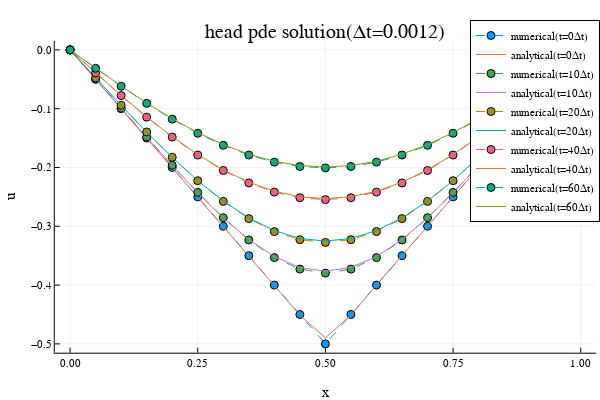

Here is the notebook cell this chart was saved with:
### Code cell
Δt = 0.0012
heat_pde_plots(x,t₁₂,U₁₂;Δt=Δt)
title!("head pde solution(Δt=$Δt)")

### Figure 1 — Plotly figure (JSON) as saved in the notebook; plotly's stock layout.template omitted (floating-point values rounded to 4 significant figures)
{"data": [{"colorbar": {"len": 0.8657, "title": {"text": ""}, "x": 0.9934, "y": 0.5087}, "legendgroup": "numerical(t=0Δt)", "line": {"color": "rgba(0, 154, 250, 1.000)", "dash": "dash", "shape": "linear", "width": 1}, "marker": {"color": "rgba(0, 154, 250, 1.000)", "line": {"color": "rgba(0, 0, 0, 1)", "width": 1}, "size": 8, "symbol": "circle"}, "mode": "lines+markers", "name": "numerical(t=0Δt)", "showlegend": true, "type": "scatter", "x": [0, 0.05, 0.1, 0.15, 0.2, 0.25, 0.3, 0.35, 0.4, 0.45, 0.5, 0.55, 0.6, 0.65, 0.7, 0.75, 0.8, 0.85, 0.9, 0.95, 1], "xaxis": "x", "y": [0, -0.05, -0.1, -0.15, -0.2, -0.25, -0.3, -0.35, -0.4, -0.45, -0.5, -0.45, -0.4, -0.35, -0.3, -0.25, -0.2, -0.15, -0.1, -0.05, 0], "yaxis": "y"}, {"colorbar": {"len": 0.8657, "title": {"text": ""}, "x": 0.9934, "y": 0.5087}, "legendgroup": "analytical(t=0Δt)", "line": {"color": "rgba(227, 111, 71, 1.000)", "dash": "solid", "shape": "linear", "width": 1}, "mode": "lines", "name": "analytical(t=0Δt)", "showlegend": true, "type": "scatter", "x": [0, 0.05, 0.1, 0.15, 0.2, 0.25, 0.3, 0.35, 0.4, 0.45, 0.5, 0.55, 0.6, 0.65, 0.7, 0.75, 0.8, 0.85, 0.9, 0.95, 1], "xaxis": "x", "y": [0, -0.05001, -0.09998, -0.15, -0.2, -0.2501, -0.2999, -0.3502, -0.3996, -0.4512, -0.4899, -0.4512, -0.3996, -0.3502, -0.2999, -0.2501, -0.2, -0.15, -0.09998, -0.05001, -1.954e-18], "yaxis": "y"}, {"colorbar": {"len": 0.8657, "title": {"text": ""}, "x": 0.9934, "y": 0.5087}, "legendgroup": "numerical(t=10Δt)", "line": {"color": "rgba(62, 164, 78, 1.000)", "dash": "dash", "shape": "linear", "width": 1}, "marker": {"color": "rgba(62, 164, 78, 1.000)", "line": {"color": "rgba(0, 0, 0, 1)", "width": 1}, "size": 8, "symbol": "circle"}, "mode": "lines+markers", "name": "numerical(t=10Δt)", "showlegend": true, "type": "scatter", "x": [0, 0.05, 0.1, 0.15, 0.2, 0.25, 0.3, 0.35, 0.4, 0.45, 0.5, 0.55, 0.6, 0.65, 0.7, 0.75, 0.8, 0.85, 0.9, 0.95, 1], "xaxis": "x", "y": [0, -0.0497, -0.09919, -0.1482, -0.1962, -0.2424, -0.2854, -0.3232, -0.3533, -0.3728, -0.3796, -0.3728, -0.3533, -0.3232, -0.2854, -0.2424, -0.1962, -0.1482, -0.09919, -0.0497, 0], "yaxis": "y"}, {"colorbar": {"len": 0.8657, "title": {"text": ""}, "x": 0.9934, "y": 0.5087}, "legendgroup": "analytical(t=10Δt)", "line": {"color": "rgba(195, 113, 210, 1.000)", "dash": "solid", "shape": "linear", "width": 1}, "mode": "lines", "name": "analytical(t=10Δt)", "showlegend": true, "type": "scatter", "x": [0, 0.05, 0.1, 0.15, 0.2, 0.25, 0.3, 0.35, 0.4, 0.45, 0.5, 0.55, 0.6, 0.65, 0.7, 0.75, 0.8, 0.85, 0.9, 0.95, 1], "xaxis": "x", "y": [0, -0.04985, -0.09952, -0.1487, -0.1969, -0.243, -0.2856, -0.3226, -0.3515, -0.37, -0.3764, -0.37, -0.3515, -0.3226, -0.2856, -0.243, -0.1969, -0.1487, -0.09952, -0.04985, -3.888e-17], "yaxis": "y"}, {"colorbar": {"len": 0.8657, "title": {"text": ""}, "x": 0.9934, "y": 0.5087}, "legendgroup": "numerical(t=20Δt)", "line": {"color": "rgba(172, 142, 24, 1.000)", "dash": "dash", "shape": "linear", "width": 1}, "marker": {"color": "rgba(172, 142, 24, 1.000)", "line": {"color": "rgba(0, 0, 0, 1)", "width": 1}, "size": 8, "symbol": "circle"}, "mode": "lines+markers", "name": "numerical(t=20Δt)", "showlegend": true, "type": "scatter", "x": [0, 0.05, 0.1, 0.15, 0.2, 0.25, 0.3, 0.35, 0.4, 0.45, 0.5, 0.55, 0.6, 0.65, 0.7, 0.75, 0.8, 0.85, 0.9, 0.95, 1], "xaxis": "x", "y": [0, -0.04746, -0.09426, -0.1397, -0.1828, -0.2225, -0.2577, -0.287, -0.309, -0.3228, -0.3275, -0.3228, -0.309, -0.287, -0.2577, -0.2225, -0.1828, -0.1397, -0.09426, -0.04746, 0], "yaxis": "y"}, {"colorbar": {"len": 0.8657, "title": {"text": ""}, "x": 0.9934, "y": 0.5087}, "legendgroup": "analytical(t=20Δt)", "line": {"color": "rgba(0, 170, 174, 1.000)", "dash": "solid", "shape": "linear", "width": 1}, "mode": "lines", "name": "analytical(t=20Δt)", "showlegend": true, "type": "scatter", "x": [0, 0.05, 0.1, 0.15, 0.2, 0.25, 0.3, 0.35, 0.4, 0.45, 0.5, 0.55, 0.6, 0.65, 0.7, 0.75, 0.8, 0.85, 0.9, 0.95, 1], "xaxis": "x", "y": [0, -0.04763, -0.09455, -0.1399, -0.1829, -0.2223, -0.257, -0.2858, -0.3073, -0.3207, -0.3252, -0.3207, -0.3073, -0.2858, -0.257, -0.2223, -0.1829, -0.1399, -0.09455, -0.04763, -3.723e-17], "yaxis": "y"}, {"colorbar": {"len": 0.8657, "title": {"text": ""}, "x": 0.9934, "y": 0.5087}, "legendgroup": "numerical(t=40Δt)", "line": {"color": "rgba(237, 94, 147, 1.000)", "dash": "dash", "shape": "linear", "width": 1}, "marker": {"color": "rgba(237, 94, 147, 1.000)", "line": {"color": "rgba(0, 0, 0, 1)", "width": 1}, "size": 8, "symbol": "circle"}, "mode": "lines+markers", "name": "numerical(t=40Δt)", "showlegend": true, "type": "scatter", "x": [0, 0.05, 0.1, 0.15, 0.2, 0.25, 0.3, 0.35, 0.4, 0.45, 0.5, 0.55, 0.6, 0.65, 0.7, 0.75, 0.8, 0.85, 0.9, 0.95, 1], "xaxis": "x", "y": [0, -0.03932, -0.07774, -0.1144, -0.1484, -0.1789, -0.2051, -0.2263, -0.2419, -0.2515, -0.2547, -0.2515, -0.2419, -0.2263, -0.2051, -0.1789, -0.1484, -0.1144, -0.07774, -0.03932, 0], "yaxis": "y"}, {"colorbar": {"len": 0.8657, "title": {"text": ""}, "x": 0.9934, "y": 0.5087}, "legendgroup": "analytical(t=40Δt)", "line": {"color": "rgba(198, 130, 37, 1.000)", "dash": "solid", "shape": "linear", "width": 1}, "mode": "lines", "name": "analytical(t=40Δt)", "showlegend": true, "type": "scatter", "x": [0, 0.05, 0.1, 0.15, 0.2, 0.25, 0.3, 0.35, 0.4, 0.45, 0.5, 0.55, 0.6, 0.65, 0.7, 0.75, 0.8, 0.85, 0.9, 0.95, 1], "xaxis": "x", "y": [0, -0.03919, -0.07747, -0.1139, -0.1477, -0.178, -0.204, -0.225, -0.2404, -0.2498, -0.253, -0.2498, -0.2404, -0.225, -0.204, -0.178, -0.1477, -0.1139, -0.07747, -0.03919, -3.067e-17], "yaxis": "y"}, {"colorbar": {"len": 0.8657, "title": {"text": ""}, "x": 0.9934, "y": 0.5087}, "legendgroup": "numerical(t=60Δt)", "line": {"color": "rgba(0, 169, 141, 1.000)", "dash": "dash", "shape": "linear", "width": 1}, "marker": {"color": "rgba(0, 169, 141, 1.000)", "line": {"color": "rgba(0, 0, 0, 1)", "width": 1}, "size": 8, "symbol": "circle"}, "mode": "lines+markers", "name": "numerical(t=60Δt)", "showlegend": true, "type": "scatter", "x": [0, 0.05, 0.1, 0.15, 0.2, 0.25, 0.3, 0.35, 0.4, 0.45, 0.5, 0.55, 0.6, 0.65, 0.7, 0.75, 0.8, 0.85, 0.9, 0.95, 1], "xaxis": "x", "y": [0, -0.03134, -0.06192, -0.09099, -0.1178, -0.1418, -0.1623, -0.1788, -0.1909, -0.1983, -0.2008, -0.1983, -0.1909, -0.1788, -0.1623, -0.1418, -0.1178, -0.09099, -0.06192, -0.03134, 0], "yaxis": "y"}, {"colorbar": {"len": 0.8657, "title": {"text": ""}, "x": 0.9934, "y": 0.5087}, "legendgroup": "analytical(t=60Δt)", "line": {"color": "rgba(142, 151, 30, 1.000)", "dash": "solid", "shape": "linear", "width": 1}, "mode": "lines", "name": "analytical(t=60Δt)", "showlegend": true, "type": "scatter", "x": [0, 0.05, 0.1, 0.15, 0.2, 0.25, 0.3, 0.35, 0.4, 0.45, 0.5, 0.55, 0.6, 0.65, 0.7, 0.75, 0.8, 0.85, 0.9, 0.95, 1], "xaxis": "x", "y": [0, -0.03112, -0.06148, -0.09033, -0.117, -0.1408, -0.1611, -0.1774, -0.1894, -0.1967, -0.1992, -0.1967, -0.1894, -0.1774, -0.1611, -0.1408, -0.117, -0.09033, -0.06148, -0.03112, -2.436e-17], "yaxis": "y"}], "layout": {"annotations": [{"font": {"color": "rgba(0, 0, 0, 1)", "family": "sans-serif", "size": 20}, "rotation": 0, "showarrow": false, "text": "head pde solution(Δt=0.0012)", "x": 0.5424, "xanchor": "center", "xref": "paper", "y": 1, "yanchor": "top", "yref": "paper"}], "height": 400, "legend": {"bgcolor": "rgba(255, 255, 255, 1.000)", "bordercolor": "rgba(0, 0, 0, 1)", "borderwidth": 1, "font": {"color": "rgba(0, 0, 0, 1)", "family": "sans-serif", "size": 11}, "title": {"font": {"color": "rgba(0, 0, 0, 1)", "family": "sans-serif", "size": 15}, "text": ""}, "tracegroupgap": 0, "traceorder": "normal", "x": 1, "xanchor": "auto", "y": 1, "yanchor": "auto"}, "margin": {"b": 20, "l": 0, "r": 0, "t": 20}, "paper_bgcolor": "rgba(255, 255, 255, 1.000)", "plot_bgcolor": "rgba(255, 255, 255, 1.000)", "showlegend": true, "width": 600, "xaxis": {"anchor": "y", "domain": [0.09128, 0.9934], "gridcolor": "rgba(0, 0, 0, 0.1)", "gridwidth": 0.5, "linecolor": "rgba(0, 0, 0, 1)", "mirror": false, "range": [-0.03, 1.03], "showgrid": true, "showline": true, "showticklabels": true, "tickangle": 0, "tickcolor": "rgb(0, 0, 0)", "tickfont": {"color": "rgba(0, 0, 0, 1)", "family": "sans-serif", "size": 11}, "tickmode": "array", "ticks": "inside", "ticktext": ["0.00", "0.25", "0.50", "0.75", "1.00"], "tickvals": [0, 0.25, 0.5, 0.75, 1], "title": {"font": {"color": "rgba(0, 0, 0, 1)", "family": "sans-serif", "size": 15}, "text": "x"}, "type": "linear", "visible": true, "zeroline": false, "zerolinecolor": "rgba(0, 0, 0, 1)"}, "yaxis": {"anchor": "x", "domain": [0.07581, 0.9415], "gridcolor": "rgba(0, 0, 0, 0.1)", "gridwidth": 0.5, "linecolor": "rgba(0, 0, 0, 1)", "mirror": false, "range": [-0.515, 0.015], "showgrid": true, "showline": true, "showticklabels": true, "tickangle": 0, "tickcolor": "rgb(0, 0, 0)", "tickfont": {"color": "rgba(0, 0, 0, 1)", "family": "sans-serif", "size": 11}, "tickmode": "array", "ticks": "inside", "ticktext": ["−0.5", "−0.4", "−0.3", "−0.2", "−0.1", "0.0"], "tickvals": [-0.5, -0.4, -0.3, -0.2, -0.1, 0], "title": {"font": {"color": "rgba(0, 0, 0, 1)", "family": "sans-serif", "size": 15}, "text": "u"}, "type": "linear", "visible": true, "zeroline": false, "zerolinecolor": "rgba(0, 0, 0, 1)"}}}
